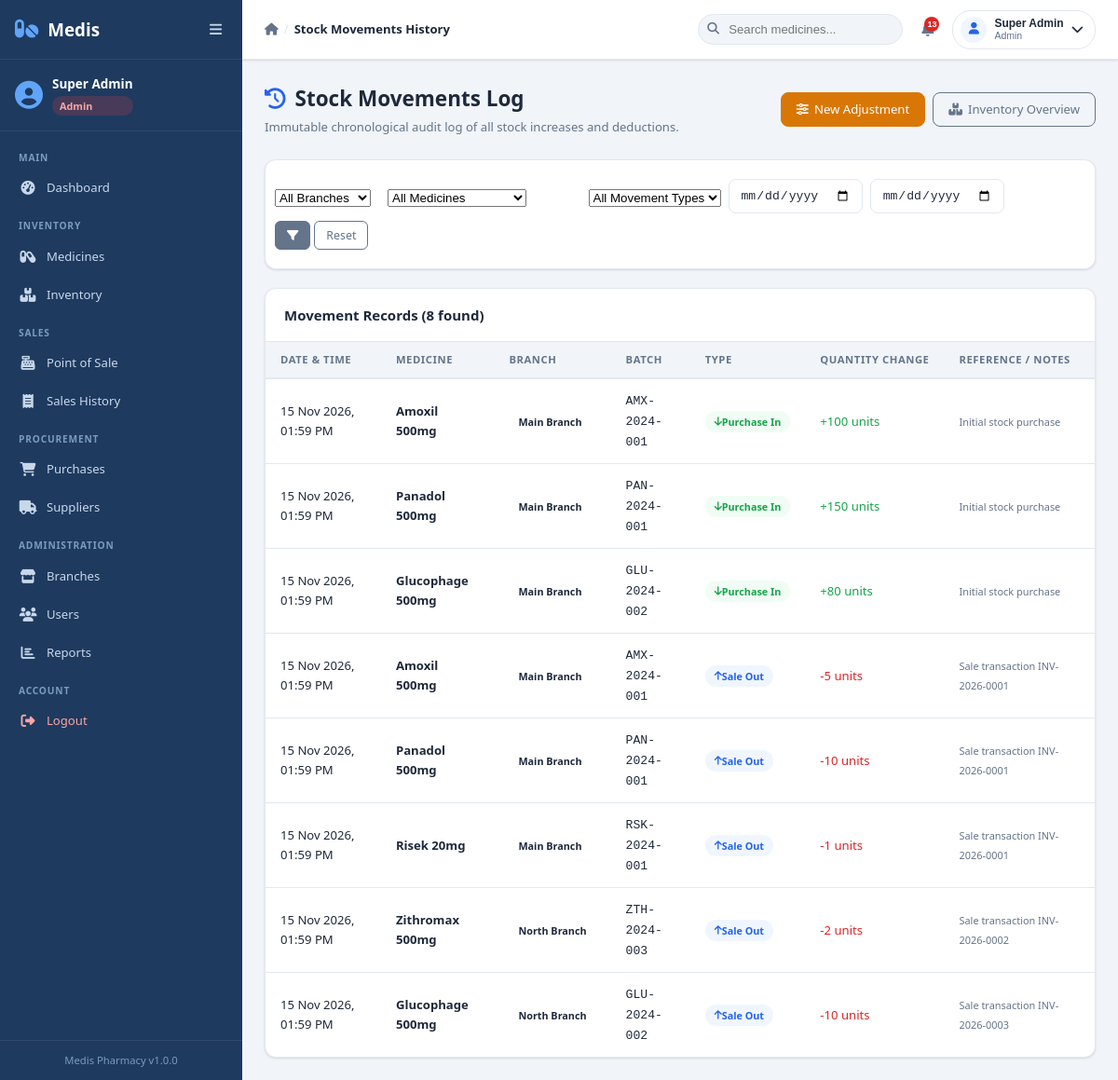
Screenshot of /modules/inventory/movements.php (signed in) with the database file from the repository.
### tables this page shows
CREATE TABLE stock_movements (
  id INT AUTO_INCREMENT PRIMARY KEY,
  medicine_id INT NOT NULL,
  branch_id INT NOT NULL,
  batch_id INT NULL,
  type ENUM('purchase','sale','adjustment') NOT NULL,
  quantity INT NOT NULL COMMENT 'positive=in, negative=out',
  reference_id INT NULL,
  reference_type VARCHAR(50) NULL,
  notes TEXT,
  created_at TIMESTAMP DEFAULT CURRENT_TIMESTAMP,
  FOREIGN KEY (medicine_id) REFERENCES medicines(id) ON DELETE CASCADE,
  FOREIGN KEY (branch_id) REFERENCES branches(id) ON DELETE CASCADE
);

CREATE TABLE medicines (
  id INT AUTO_INCREMENT PRIMARY KEY,
  name VARCHAR(150) NOT NULL,
  generic_name VARCHAR(150),
  category_id INT,
  manufacturer VARCHAR(150),
  barcode VARCHAR(50) UNIQUE,
  description TEXT,
  purchase_price DECIMAL(10,2) DEFAULT 0,
  selling_price DECIMAL(10,2) DEFAULT 0,
  min_stock_level INT DEFAULT 10,
  units_per_pack INT DEFAULT 1,
  status ENUM('active','inactive') DEFAULT 'active',
  created_at TIMESTAMP DEFAULT CURRENT_TIMESTAMP,
  updated_at TIMESTAMP DEFAULT CURRENT_TIMESTAMP ON UPDATE CURRENT_TIMESTAMP,
  FOREIGN KEY (category_id) REFERENCES categories(id) ON DELETE SET NULL,
  INDEX idx_barcode (barcode),
  INDEX idx_name (name)
);

CREATE TABLE branches (
  id INT AUTO_INCREMENT PRIMARY KEY,
  name VARCHAR(100) NOT NULL,
  address TEXT,
  phone VARCHAR(20),
  manager_id INT NULL,
  status ENUM('active','inactive') DEFAULT 'active',
  created_at TIMESTAMP DEFAULT CURRENT_TIMESTAMP,
  updated_at TIMESTAMP DEFAULT CURRENT_TIMESTAMP ON UPDATE CURRENT_TIMESTAMP
);

CREATE TABLE batches (
  id INT AUTO_INCREMENT PRIMARY KEY,
  medicine_id INT NOT NULL,
  branch_id INT NOT NULL,
  batch_number VARCHAR(50) NOT NULL,
  quantity INT DEFAULT 0,
  purchase_price DECIMAL(10,2) DEFAULT 0,
  expiry_date DATE NOT NULL,
  created_at TIMESTAMP DEFAULT CURRENT_TIMESTAMP,
  updated_at TIMESTAMP DEFAULT CURRENT_TIMESTAMP ON UPDATE CURRENT_TIMESTAMP,
  FOREIGN KEY (medicine_id) REFERENCES medicines(id) ON DELETE CASCADE,
  FOREIGN KEY (branch_id) REFERENCES branches(id) ON DELETE CASCADE,
  INDEX idx_expiry (expiry_date),
  INDEX idx_medicine_branch (medicine_id, branch_id)
);

### includes/auth.php (called while the page is built, shortened)
<?php
function isAdmin():   bool { return ($_SESSION['user_role'] ?? '') === 'admin'; }

### includes/functions.php (called while the page is built, shortened)
<?php
function formatDateTime(?string $dt): string {
    return ($dt && $dt !== '0000-00-00 00:00:00') ? date('d M Y, h:i A', strtotime($dt)) : '—';
}
function e($str): string {
    return htmlspecialchars((string)($str ?? ''), ENT_QUOTES, 'UTF-8');
}

### modules/inventory/movements.php (the view, shortened to what this page needs)
<?php
require_once __DIR__ . '/../../includes/auth.php';
require_once __DIR__ . '/../../includes/functions.php';
$db = getDB();
$fromDate   = trim($_GET['from_date'] ?? '');
$toDate     = trim($_GET['to_date'] ?? '');
$page   = max(1, (int)($_GET['page'] ?? 1));
$limit  = 20;
$offset = ($page - 1) * $limit;
$where = ["1=1"];
$params = [];
$whereSql = implode(' AND ', $where);
$countStmt = $db->prepare("SELECT COUNT(*) FROM stock_movements sm WHERE $whereSql");
$countStmt->execute($params);
$totalRecords = (int)$countStmt->fetchColumn();
$sql = "
    SELECT sm.*, m.name AS medicine_name, br.name AS branch_name, b.batch_number
    FROM stock_movements sm
    JOIN medicines m ON m.id = sm.medicine_id
    JOIN branches br ON br.id = sm.branch_id
    LEFT JOIN batches b ON b.id = sm.batch_id
    WHERE $whereSql
    ORDER BY sm.created_at DESC
    LIMIT $limit OFFSET $offset
";
$stmt = $db->prepare($sql);
$stmt->execute($params);
$movements = $stmt->fetchAll();
require_once __DIR__ . '/../../includes/header.php';
?>
<div class="page-header">
    <div>
        <h2 class="page-title"><i class="fas fa-history"></i> Stock Movements Log</h2>
        <p class="page-subtitle">Immutable chronological audit log of all stock increases and deductions.</p>
    </div>
    <div class="page-actions d-flex gap-2">
        <a href="<?= BASE_URL ?>/modules/inventory/adjust.php" class="btn btn-warning">
            <i class="fas fa-sliders-h"></i> New Adjustment
        </a>
        <a href="<?= BASE_URL ?>/modules/inventory/index.php" class="btn btn-outline-secondary">
            <i class="fas fa-boxes"></i> Inventory Overview
        </a>
    </div>
</div>
<div class="card mb-4 shadow-sm">
    <div class="card-body">
        <form method="GET" action="" class="row align-items-center gap-2">
            <?php if (isAdmin()): ?>
            <div class="col-md-2">
                <select name="branch_id" class="form-select form-select-sm">
                    <option value="all">All Branches</option>
                </select>
            </div>
            <?php endif; ?>
            <div class="col-md-3">
                <select name="medicine_id" class="form-select form-select-sm">
                    <option value="">All Medicines</option>
                </select>
            </div>
            <div class="col-md-2">
                <select name="type" class="form-select form-select-sm">
                    <option value="">All Movement Types</option>
                </select>
            </div>
            <div class="col-md-2">
                <input type="date" name="from_date" class="form-control form-control-sm" placeholder="From Date" value="<?= e($fromDate) ?>">
            </div>
            <div class="col-md-2">
                <input type="date" name="to_date" class="form-control form-control-sm" placeholder="To Date" value="<?= e($toDate) ?>">
            </div>
            <div class="col-md-1 d-flex gap-1">
                <button type="submit" class="btn btn-sm btn-secondary"><i class="fas fa-filter"></i></button>
                <a href="<?= BASE_URL ?>/modules/inventory/movements.php" class="btn btn-sm btn-outline-secondary">Reset</a>
            </div>
        </form>
    </div>
</div>
<div class="card shadow-sm">
    <div class="card-header d-flex justify-content-between align-items-center">
        <h5 class="card-title m-0">Movement Records (<?= $totalRecords ?> found)</h5>
    </div>
    <div class="card-body p-0">
        <div class="table-responsive">
            <table class="table table-hover align-middle mb-0">
                <thead class="table-light">
                    <tr>
                        <th>Date & Time</th>
                        <th>Medicine</th>
                        <th>Branch</th>
                        <th>Batch</th>
                        <th>Type</th>
                        <th>Quantity Change</th>
                        <th>Reference / Notes</th>
                    </tr>
                </thead>
                <tbody>
                    <?php if (empty($movements)): ?>
                        <tr><td colspan="7" class="text-center py-4 text-muted">No stock movement logs found for this filter.</td></tr>
                    <?php else: ?>
                        <?php foreach ($movements as $mov): ?>
                            <tr>
                                <td><?= formatDateTime($mov['created_at']) ?></td>
                                <td><strong><?= e($mov['medicine_name']) ?></strong></td>
                                <td><span class="badge badge-light"><?= e($mov['branch_name']) ?></span></td>
                                <td><?= $mov['batch_number'] ? '<code>' . e($mov['batch_number']) . '</code>' : '—' ?></td>
                                <td>
                                    <?php if ($mov['type'] === 'purchase'): ?>
                                        <span class="badge badge-success"><i class="fas fa-arrow-down"></i> Purchase In</span>
                                    <?php elseif ($mov['type'] === 'sale'): ?>
                                        <span class="badge badge-primary"><i class="fas fa-arrow-up"></i> Sale Out</span>
                                    <?php else: ?>
                                        <span class="badge badge-warning"><i class="fas fa-sliders-h"></i> Adjustment</span>
                                    <?php endif; ?>
                                </td>
                                <td>
                                    <?php if ($mov['quantity'] > 0): ?>
                                        <span class="text-success fw-bold">+<?= $mov['quantity'] ?> units</span>
                                    <?php else: ?>
                                        <span class="text-danger fw-bold"><?= $mov['quantity'] ?> units</span>
                                    <?php endif; ?>
                                </td>
                                <td><small class="text-muted"><?= e($mov['notes'] ?? '—') ?></small></td>
                            </tr>
                        <?php endforeach; ?>
                    <?php endif; ?>
                </tbody>
            </table>
        </div>
    </div>
</div>
<?php require_once __DIR__ . '/../../includes/footer.php'; ?>

### rows the page displays
stock_movements: created_at "15 Nov 2026, 01:59 PM", medicine.name "Amoxil 500mg", branch.name "Main Branch", batch.batch_number "AMX-2024-001", type "purchase" (drawn), quantity "100", notes "Initial stock purchase"
stock_movements: created_at "15 Nov 2026, 01:59 PM", medicine.name "Panadol 500mg", branch.name "Main Branch", batch.batch_number "PAN-2024-001", type "purchase" (drawn), quantity "150", notes "Initial stock purchase"
stock_movements: created_at "15 Nov 2026, 01:59 PM", medicine.name "Glucophage 500mg", branch.name "Main Branch", batch.batch_number "GLU-2024-002", type "purchase" (drawn), quantity "80", notes "Initial stock purchase"
stock_movements: created_at "15 Nov 2026, 01:59 PM", medicine.name "Amoxil 500mg", branch.name "Main Branch", batch.batch_number "AMX-2024-001", type "sale" (drawn), quantity "-5", notes "Sale transaction INV-2026-0001"
stock_movements: created_at "15 Nov 2026, 01:59 PM", medicine.name "Panadol 500mg", branch.name "Main Branch", batch.batch_number "PAN-2024-001", type "sale" (drawn), quantity "-10", notes "Sale transaction INV-2026-0001"
stock_movements: created_at "15 Nov 2026, 01:59 PM", medicine.name "Risek 20mg", branch.name "Main Branch", batch.batch_number "RSK-2024-001", type "sale" (drawn), quantity "-1", notes "Sale transaction INV-2026-0001"
stock_movements: created_at "15 Nov 2026, 01:59 PM", medicine.name "Zithromax 500mg", branch.name "North Branch", batch.batch_number "ZTH-2024-003", type "sale" (drawn), quantity "-2", notes "Sale transaction INV-2026-0002"
stock_movements: created_at "15 Nov 2026, 01:59 PM", medicine.name "Glucophage 500mg", branch.name "North Branch", batch.batch_number "GLU-2024-002", type "sale" (drawn), quantity "-10", notes "Sale transaction INV-2026-0003"

### other values shown
$currentUser['name'] "Super Admin"
$currentUser['role'] "Admin"
APP_NAME "Medis Pharmacy"
APP_VERSION "1.0.0"
$pageTitle "Stock Movements History"
$totalAlerts "13"
$totalRecords "8"
